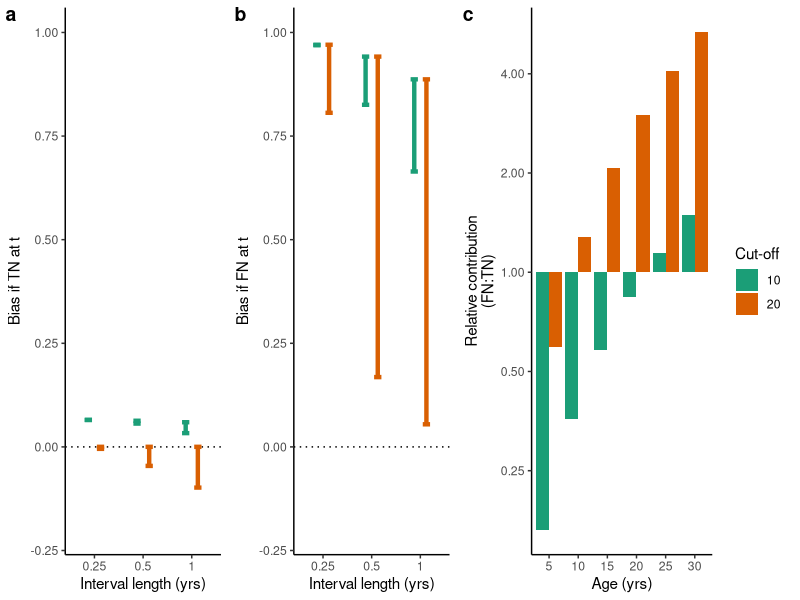
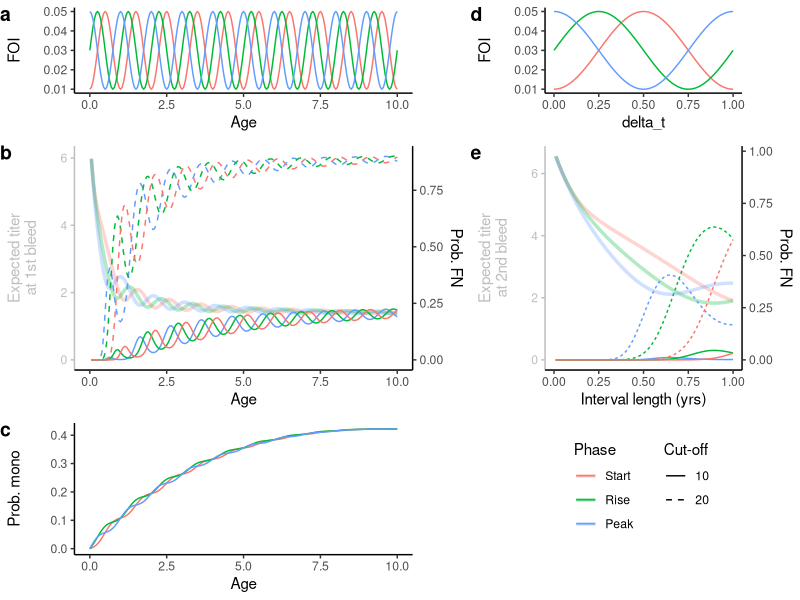

Source code (R) for these figures, in order:
#' ---
#' title: "Supplementary mathematical analysis: biases in force of infection inferred from seroincidence data"
#' author: ""
#' date: ""
#' ---


#+ include = FALSE
knitr::opts_chunk$set(include = TRUE, echo = FALSE, warning = FALSE)


library(tidyverse); theme_set(theme_classic())
library(ggpubr)


# Salje, 2018 estimates
Omega = 1.33
Gamma = 5.39
Delta = 0.017 * 365.25
Sigma = 0.49
# Arbitrary relative amount of CXR titer
Omega0_rel = 0.2


#' Notations used throughout this document are defined as follows.

#' \begin{align*}
#' P(\ominus_t)     &= \text{Probability of testing negative at time $t$} \\
#' P(\oplus_t)      &= \text{Probability of testing positive at time $t$} \\
#' P(\ominus^T_t)   &= \text{Probability of being true negative at time $t$} \\
#' P(\oplus^T_t)    &= \text{Probability of being true positive at time $t$} \\
#' P(\ominus^F_t)   &= \text{Probability of being false negative at time $t$} \\
#' P(\oplus^F_t)    &= \text{Probability of being false positive at time $t$} \\
#' % ---- suspectibiliyy
#' P(S_{t} = i)     &= \text{Probability of having acquired $i$ infections at time $t$} \\
#' p_{a}            &= \text{Probability of escaping a particular serotype up till age $a$} \\
#' \bar{\lambda}    &= \text{Average historical per-serotype force of infection} \\
#' \lambda_t        &= \text{Per-serotype force of infection during time interval $(t, t + \Delta{t}]$} \\
#' % ---- titer-related
#' \omega           &= \text{Long-term persistent titer rise acquired upon primary dengue infection} \\
#' \gamma           &= \text{Temporary titer rise upon primary dengue infection} \\
#' \delta           &= \text{Rate of exponential decay in temporary titers} \\
#' \sigma           &= \text{Standard deviation of assay measurements from true underlying titer of a DENV-exposed individual} \\
#' \sigma_0         &= \text{Standard deviation of assay measurements from true underlying titer of a DENV-naive individual} \\
#' \nu              &= \text{Seropositivity titer cut-off} \\
#' \Phi(x)          &= \text{Cumulative density of a standard normal distribution at value $x$} \\
#' \end{align*}
#' 



#' Longitudinal serology is typically viewed as the gold standard for measuring levels of transmission within a time period as it directly measures serological changes of individuals. 
#' We can express the
#' \textbf{true probability of first infection incidence} during a time interval $(t, t + \Delta{t}]$ as

#' \begin{equation}
#' \begin{split}
#' P(S_{t + \Delta{t}} \ge 1 | S_{t} = 0) = P(S_{t + \Delta{t}} = 1 | S_{t} = 0) + P(S_{t + \Delta{t}} > 1 | S_{t} = 0)
#' \end{split}
#' \end{equation}
#'


#' \textbf{Probability of observing seroconversion} in an individual, $P(\oplus_{(t, t + \Delta{t}]} | \ominus_{t})$, can be expanded to a weighted average between probabilities of seroconverting given being truely negative at the first time point, $t$, and being falsely negative. 
#'

#' \begin{equation} \label{eq:seroconvert}
#' \begin{split}
#' P(\oplus_{(t, t + \Delta{t}]} | \ominus_{t}) =
#'       \frac{P( \ominus^T_{t} )}{P(\ominus_{t})}{[ P( \oplus^T_{t + \Delta{t}} | \ominus^T_{t} ) + P( \oplus^F_{t + \Delta{t}} | \ominus^T_{t} ) ]} +
#'       \frac{P( \ominus^F_{t} )}{P(\ominus_{t})}{[ P( \oplus^T_{t + \Delta{t}} | \ominus^F_{t} ) + P( \oplus^F_{t + \Delta{t}} | \ominus^F_{t} ) ]}
#' \end{split}
#' \end{equation}
#'





#' \textbf{Biases in seroconversion probabilities when truly negative at t}
#' from the true probability of first infection incidence is then
#  ..................

#' \begin{equation} \label{eq:bias_tneg}
#' \begin{split}
#' & [ P( \oplus^T_{(t, t + \Delta{t}]} | \ominus^T_{t} ) + P( \oplus^F_{(t, t + \Delta{t}]} | \ominus^T_{t} ) ]
#'     - P(S_{(t, t + \Delta{t}]} = 1 | S_{t} = 0) 
#'     - P(S_{(t, t + \Delta{t}]} > 1 | S_{t} = 0) \\
#' & =   P(S_{(t, t + \Delta{t}]} = 1 | S_{t} = 0) ~ P(\oplus^T_{(t, t + \Delta{t}]} | S_{(t, t + \Delta{t}]} = 1)
#'       + P(S_{(t, t + \Delta{t}]} > 1 | S_{t} = 0) ~ P(\oplus^T_{(t, t + \Delta{t}]} | S_{(t, t + \Delta{t}]} > 1) \\
#' &     + P(S_{(t, t + \Delta{t}]} = 0 | S_{t} = 0) ~ P(\oplus^F_{(t, t + \Delta{t}]} | S_{(t, t + \Delta{t}]} = 0)
#'       - P(S_{(t, t + \Delta{t}]} = 1 | S_{t} = 0) 
#'       - P(S_{(t, t + \Delta{t}]} > 1 | S_{t} = 0) \\
#' & =   P(S_{(t, t + \Delta{t}]} = 0 | S_{t} = 0) ~ P(\oplus^F_{(t, t + \Delta{t}]} | S_{(t, t + \Delta{t}]} = 0) \\
#' &     + P(S_{(t, t + \Delta{t}]} = 1 | S_{t} = 0) [ P(\oplus^T_{(t, t + \Delta{t}]} | S_{(t, t + \Delta{t}]} = 1) - 1 ] \\
#' &     + P(S_{(t, t + \Delta{t}]} > 1 | S_{t} = 0) [ P(\oplus^T_{(t, t + \Delta{t}]} | S_{(t, t + \Delta{t}]} > 1) - 1 ] \\
#' \end{split}
#' \end{equation}
#'

#' We can see that the bias is a weighted average between biases when no infection occurred during the interval ($S_{(t, t + \Delta{t}]} = 0, S_{t} = 0$), when one infection occurred during the interval ($S_{(t, t + \Delta{t}]} = 1 | S_{t} = 0$), and when more than one infection occurred during the interval ($S_{(t, t + \Delta{t}]} > 1 | S_{t} = 0$).
#' Assuming long-lived protection against infecting serotypes and no cross-protection between the serotypes, we can write the probabilities of these scenarios (i.e., the weights) for an individual of age $a$ at time $(t, t + \Delta{t}]$ as
#'

#' \begin{equation}
#' P(S_{(t, t + \Delta{t}]} = i) = {4 \choose i} ~ (e^{-\bar{\lambda}a})^{4-i} ~ (1 - e^{-\bar{\lambda}a})^{i}
#' \end{equation}
#'

#' Previous studies on the kinetics of anti-DENV antibodies have shown that the rise in antibody levels after having acquired one infection, i.e., monotypic titers, consists of a portion which diminishes within a year and  a portion which persists for longer (cite: Leah, Henrik). Following Salje et al, the kinetics of $H_{t}$, the true titer at time $t$, can be characterized as 
#' 

#' \begin{equation}
#' H_t = \omega + \gamma e^{-(t - \star{t}) \delta}
#' \end{equation}
#'

#' where $\omega$ is the long-term persistent titer acquired upon infection, $\gamma$ is the temporary titer rise, $\delta$ is the rate of exponential decay in temporary titer rise, and $\star{t}$ is time at which the infection occurred. For an assay with measurement noise which follows a normal distribution $N(0, \sigma^2)$,
#' using seropositivity cut-off $\nu$,
#' the probability of testing positive after being infected once is 
#'

#' \begin{equation}
#' P(\oplus^T_t | S_t = 1)
#' = 1 - \Phi(\frac{\nu - H_{t}}{\sigma})
#' \end{equation}
#'


#' In DENV-naive individuals, although anti-DENV antibodies are absent, cross-reactive titers against other \textit{Flaviviruses} in circulation could plausibly result in non-zero titers against DENV, $\omega_0$.
#' We can, in a similar manner, express the probability of testing positive when DENV-naive as
#'

#' \begin{equation}
#' P(\oplus^F_t | S_t = 0)
#' = 1 - \Phi(\frac{\nu - \omega_0}{\sigma})
#' \end{equation}
#'


#' Let probability of escaping a particular serotype during time interval $e^{-\lambda_t \Delta{t}} = p$,
#' we can express (\ref{eq:bias_tneg}) as

#' \begin{equation} \label{eq:bias_tneg_p}
#' \begin{split}
#' & p^4 ~ [ 1 - \Phi({\frac{\nu - \omega_0}{\sigma}}) ]
#'     + {4 \choose 1} ~ p^3 ~ (1-p) ~ [ (1 - \Phi({\frac{\nu - H_t}{\sigma}})) - 1 ]
#'     + [1 - p^4 - {4 \choose 1} ~ p^3 ~ (1-p) ] ~ [ 1 - 1 ] \\
#' & = p^4 ~ [ 1 - \Phi({\frac{\nu - \omega_0}{\sigma}}) ]
#'     - 4 ~ p^3 ~ (1-p) ~ \Phi({\frac{\nu - H_t}{\sigma}}))
#' \end{split}
#' \end{equation}
#'


# plot bias from true- at t
gTN_simple = 
    expand_grid(
        delta_t = c(0.25, 0.5, 1)
        , lambda_t = 0.03
        , nu = c(1,2)
        , sigma = Sigma
        , omega0 = Omega0_rel * Omega
    ) %>%
    mutate(
        product = delta_t * lambda_t
        , p = exp(-product)
        , Bias.lower = p^4 * (1 - pnorm(nu, omega0, sigma)) - 4 * p^3 * (1-p) * pnorm(nu, Omega + Gamma * exp(-Delta * delta_t), sigma)
        , Bias.upper = p^4 * (1 - pnorm(nu, omega0, sigma)) - 4 * p^3 * (1-p) * pnorm(nu, Omega + Gamma, sigma)
        , delta_t = factor(delta_t)
        , nu = factor(nu)
        , omega0 = factor(omega0)
    ) %>%
    ggplot(aes(x = delta_t, color = nu))+
    geom_hline(yintercept = 0, linetype = 3)+
    geom_errorbar(aes(
            ymin = Bias.lower, ymax = Bias.upper
            , group = paste(nu, omega0, delta_t)
        )
        , width = 0.3
        , linewidth = 1.5
        , position = position_dodge(0.5)
    )+
    xlab("Interval length (yrs)")+
    ylab("Bias if TN at t")+
    scale_color_brewer("Cut-off", palette = "Dark2", guide = "legend")



#' For the first case in Equation (\ref{eq:bias_tneg}) where no infection occurred, the bias increases when the seropostivity threshold is lowered.
#' In the second case where only one infection occurred, the bias becomes less negative when time since infection is small or when the seropostivity threshold is lowered.
#' Since time since infection in this case is bounded by the interval length, shorter bleeding intervals are more likely to be less negative.
#' Titers in individuals who have acquired multiple DENV infections, i.e., multitypic titers, are more robust and can be assumed to test negative at negligible levels. It follows that minimal bias would arise from the last case where more than one infection occurred during the interval.
#' 




#' \textbf{Biases in seroconversion probabilities when falsely negative at t},
#' under these described processes, 
#' can be expressed as
#  ..................

#' \begin{equation} \label{eq:bias_fneg}
#' \begin{split}
#' & P( \oplus^T_{(t, t + \Delta{t}]} | \ominus^F_{t}) + P( \oplus^F_{(t, t + \Delta{t}]} | \ominus^F_{t} ) 
#'     - P(S_{(t, t + \Delta{t}]} = 1 | S_{t} = 0) - P(S_{(t, t + \Delta{t}]} > 1 | S_{t} = 0) \\
#' & = P( \oplus^T_{(t, t + \Delta{t}]} | \ominus_{t}, S_{t} = 1) + 0
#'     - P(S_{(t, t + \Delta{t}]} = 1 | S_{t} = 0) - P(S_{(t, t + \Delta{t}]} > 1 | S_{t} = 0) \\
#' & = P( \oplus_{(t, t + \Delta{t}]}, S_{(t, t + \Delta{t}]} = 1 | \ominus_{t}, S_{t} = 1)
#'     + P( \oplus^T_{(t, t + \Delta{t}]}, S_{(t, t + \Delta{t}]} > 1 | \ominus^F_{t}, S_{t} = 1) \\
#' &   - P(S_{(t, t + \Delta{t}]} = 1 | S_{t} = 0) - P(S_{(t, t + \Delta{t}]} > 1 | S_{t} = 0) \\
#' \end{split}
#' \end{equation}
#'


#' The first case where $S_{(t, t + \Delta{t}]} = S_{t} = 1$ means that no infection occurred during the interval. $P(\oplus_{(t, t + \Delta{t}]})$ in this case has a lowerbound of $1 - \Phi(\frac{\nu - \omega}{\sigma})$. 
#' In the second case where infection(s) occurred during the interval, $S_{t} = 1$ and $S_{(t, t + \Delta{t}]} > 1$, $P(\oplus_{(t, t + \Delta{t}]}) \approx 1$.
#' Hence, $P(\oplus^T_{(t, t + \Delta{t}]} | \ominus^F_{t})$ is a weighted average between two quantities, $1 - \Phi(\frac{\nu - \omega}{\sigma})$ and $1$. Longer time between blood draws, $\Delta{t}$, and higher FOI, $\lambda_t$, during the interval tends the quantity towards $1$.
#' Again, for probability of escaping a particular serotype during the interval $p = e^{-\lambda_t \Delta{t}}$,
#' we can express (\ref{eq:bias_fneg}) as

#' \begin{equation} \label{eq:bias_fneg_p}
#' \begin{split}
#' & p^3 * (1 - \Phi(\frac{\nu - H_t}{\sigma})) + (1 - p^3) - (1 - p^4) \\
#' & = p^4 - \Phi(\frac{\nu - H_t}{\sigma}) p^3
#' \end{split}
#' \end{equation}
#'

# plot bias from false- at t
gFN_simple = 
    expand_grid(
        delta_t = c(0.25, 0.5, 1)
        , lambda_t = 0.03
        , nu = c(1,2)
    ) %>%
    mutate(
        product = delta_t * lambda_t
        , p = exp(-product)
        , Bias.lower = p^4 - pnorm(nu, Omega + Gamma * exp(-Delta * delta_t), Sigma) * p^3
        , Bias.upper = p^4 - pnorm(nu, Omega + Gamma, Sigma) * p^3
        , nu = factor(nu)
        , delta_t = factor(delta_t)
    ) %>%
    ggplot(aes(x = delta_t, color = nu))+
    geom_hline(yintercept = 0, linetype = 3)+
    geom_errorbar(aes(
            ymin = Bias.lower, ymax = Bias.upper
            , group = paste(nu, delta_t)
        )
        , width = 0.3
        , linewidth = 1.5
        , position = position_dodge(0.5)
    )+
    xlab("Interval length (yrs)")+
    ylab("Bias if FN at t")+
    scale_color_brewer("Cut-off", palette = "Dark2", guide = "legend")


#' \textbf{Relative contributions of the biases} can be expressed as
#  ..................

#' \begin{equation} \label{eq:rel}
#' \begin{split}
#' \frac{P(\ominus^F_{t}) }{ P(\ominus^T_{t})}
#' & = \frac{ P(S_{t} = 1) ~ P(\ominus^F_{t} | S_{t} = 1) }{ P(S_{t} = 0) ~ P(\ominus^T_{t} | S_{t} = 0) } \\
#' & = \frac{ {4 \choose 1} ~ (e^{-\bar{\lambda}a})^3 ~ (1 - e^{-\bar{\lambda}a}) }{ (e^{-\bar{\lambda}a})^4 } ~ \frac{ P(\ominus^F_{t} | S_{t} = 1) }{ P(\ominus^T_{t} | S_{t} = 0) } \\
#' & = 4 ~ \frac{ (1 - e^{-\bar{\lambda}a}) }{ (e^{-\bar{\lambda}a}) } ~ \frac{ P(\ominus^F_{t} | S_{t} = 1) }{ P(\ominus^T_{t} | S_{t} = 0) } \\
#' \end{split}
#' \end{equation}


#' The quantity is a product of the constant 4 and two variable components. The first variable component is zero when $a$ is zero or the average per-serotype force of infection $\bar{\lambda}$ is zero and grows as the product $\bar{\lambda}a$ increases.
#' The second variable component depends on the recency of the dengue infection with bounds
#'

#' \begin{equation}
#'     \frac{ \Phi(\frac{\nu - \omega - \gamma}{\sigma}) }{ \Phi(\frac{\nu - \omega_0}{\sigma}) }
#' \le \frac{ P(\ominus^F_{t} | S_{t} = 1) }{ P(\ominus^T_{t} | S_{t} = 0) } 
#' \le \frac{ \Phi(\frac{\nu - \omega}{\sigma}) }{ \Phi(\frac{\nu - \omega_0}{\sigma}) }
#' \le 1
#' \end{equation}
#' 


#' Assuming cross-reactive titer $\omega_0$ is at most $\omega$, the quantity is bounded at one.
#' Intuitively, lowering the positivity cut-off $\nu$ would decrease contribution of $\ominus^F_{t}$ to $\ominus_{t}$. However, the contribution can only be minimized down to $1 / (1 + { \Phi(\frac{\nu - \omega_0}{\sigma}) / \Phi(\frac{\nu - \omega - \gamma}{\sigma}) })$ and the efficiency of such reduction declines with age and historical FOI $\bar{\lambda}$.
#'

gRelative_simple = 
    expand_grid(
        nu = c(1,2)
        , avgLambda = 0.03
        , age = seq(5,30, by = 5)
    ) %>%
    mutate(val = (1 - exp(-avgLambda * age)) / exp(-avgLambda * age)) %>%    
    mutate(Upper = pnorm((nu - Omega)/Sigma) / pnorm((nu)/Sigma)) %>%
    mutate(Lower = pnorm((nu - Omega - Gamma)/Sigma) / pnorm((nu)/Sigma)) %>%
    mutate(
        age = factor(age)
        , nu = factor(nu)
    ) %>%
    ggplot(aes(x = age, fill = nu))+
    geom_col(aes(y = 4 * val * Upper, group = paste(nu, age))
        , position = "dodge"
    )+
    scale_y_continuous(
        "Relative contribution\n(FN:TN)", trans = "log2"
    )+
    xlab("Age (yrs)")+
    scale_fill_brewer("Cut-off"
        , palette = "Dark2"
        , guide = "legend"
        , labels = c(10,20)
    )

    
# .... plot the biases

#+ fig.height = 6
#+ fig.cap="\\label{fig:demo} Biases in seroconversion probabilities illustrated using antibody kinetics estimates from Salje, 2018. Biases in the case where the individual was a) true negative (TN) at pre-interval bleed versus b) false negative (FN) at pre-interval bleed. c) Upper bound of relative contribution between the FN and TN case to the seroconversion probability as a function of pre-interval age for seropositivity cut-offs 10 and 20."
ggarrange(
    ggarrange(
        gTN_simple + coord_cartesian(ylim = c(-0.2, 1))
        , gFN_simple + coord_cartesian(ylim = c(-0.2, 1))
        , nrow = 1
        , ncol = 2
        , common.legend = T
        , legend = "none"
        , align = 'h'
        , labels = "auto"
    )
    , gRelative_simple
    , ncol = 2
    , nrow = 1
    , widths = c(2,1.5)
    , labels = c("", "c")
)

#' Figure S\ref{fig:demo} illustrates ranges of the biases and their relative contributions using mean parameter estimates of $\omega=`r Omega`$ and $\sigma=`r Sigma`$ from Salje, 2018 under various interval lengths and seropositivity cut-offs.
#' The amount of cross-reactive titers relative to DENV-specific titers was artibrarily set to 20\% ($\omega_0 = 0.2 \omega$). Per-serotype FOI (historical and during the interval) is set to 0.03.

#' Under these parameters, we can see that the magnitude of positive bias from false negative scenario at $t$ is far higher biases from the true negative scenario. Increasing the cut-off reduces the lower bound of such inflation (leading to greater uncertainty in the amount of bias introduced) and increases the contribution of the false negative scenario.

    
    



# ................

#' \textbf{Effects of seasonality on test positivity.}
#' The derivations, so far, assumes that FOI is constant throughout the year. 
#' However, it is conceivable that timings of the bleeds in relation to phases in the dengue seasons would lead to non-uniform distribution of the infections, and hence, may influence the expected biases.
#'

#' Let the per-serotype FOI at age $a$ of an individual $\lambda(a) = \bar{\lambda} + \delta_\lambda cos(2 \pi (a + \delta_t))$ where
#' $\delta_\lambda$ is the magnitude of fluctuation and $\delta_t$ governs the phase of the fluctuation in relation to age.
#' The per-serotype infection risk faced up till age $A$ is then
#'

#' \begin{equation}
#' \Lambda(A)
#' = \int_0^A \bar{\lambda} + \delta_\lambda cos(2 \pi (a + \delta_t)) \,da
#' = \bar{\lambda}A + \frac{\delta_\lambda}{2\pi} [ sin(2 \pi (A + \delta_t)) - sin(2 \pi \delta_t) ]
#' \end{equation}
#'

#' We can write the probability that the individual was infected by a particular serotype at age $A$ as $e^{-\Lambda(A)}\lambda(A)$.
#' Thus, the expected underlying titer of the individual at age $A_1$ given the individual was monotypically infected at that point is

#' \begin{equation}
#' \begin{split}
#' \mathbb{E}[H_{A_1} | S_{A_1} = 1]
#' & = \frac{3~e^{-\Lambda(A_1)} ~ \int_0^{A_1} (\omega + \gamma e^{-\delta(A_1 - A)}) ~ e^{-\Lambda(A)}\lambda(A) \,dA}{3~e^{-\Lambda(A_1)}~(1 - e^{-\Lambda(A_1)})} \\
#' & = \frac{\int_0^{A_1} (\omega + \gamma e^{-\delta(A_1 - A)}) ~ e^{-\Lambda(A)}\lambda(A) \,dA}{1 - e^{-\Lambda(A_1)}}
#' \end{split}
#' \end{equation}
#'

#' The growing contribution of $\bar{\lambda}A$ in $\Lambda(A)$ as age increases shrinks the impact of timing of the pre-interval blood draw in relation to seasonality.
#' Figure S\ref{fig:season}a-c illustrates this shrinkage under parameter estimates from Salje, 2018.
#' On the other hand, for infections that occurred within the intervals, seasonality and the interval lengths dictates the distribution of time since infection at the second bleed (Figure S\ref{fig:season}d). These timing variations affects the amount of titers waned, and consequentially, the probability of falsely testing negative at post-interval bleed. Figure S\ref{fig:season}e illustrates this nuance under parameter estimates from Salje, 2018.


# FOI at time t
foi.t = function(time, phaseDiff, avgFoi = 0.03, deltaFoi = 0.02){
    # phaseDiff:
    # 1   = start at trough
    # 0.5 = start at midpoint between trough and peak
    # 0   = start at peak
    avgFoi + deltaFoi * cos((time -0.5 + phaseDiff) * 2*pi)
}

# FOI faced up till time t
foi.cum.t = function(time, phaseDiff, avgFoi = 0.03, deltaFoi = 0.02){
    # phaseDiff:
    # 1   = start at trough
    # 0.5 = start at midpoint between trough and peak
    # 0   = start at peak
    avgFoi*time + deltaFoi/(2*pi) * (
        sin( (time -0.5 + phaseDiff) * 2*pi ) -
        sin( (     -0.5 + phaseDiff) * 2*pi )
    )
}

# Probability of infection occurring at time t
probTime = function(time, phaseDiff, avgFoi = 0.03, deltaFoi = 0.02){
    # phaseDiff:
    # 0    = start at trough
    # 0.25 = start at midpoint between trough and peak (1/4 of season)
    # 0.5  = start at peak (1/2 of season)
    
    # probability of infection happening at time t
    # = probability of escaping up till t - dt *
    exp(-foi.cum.t(time, phaseDiff, avgFoi, deltaFoi)) *
    #   probability of being infected within dt
    foi.t(time, phaseDiff, avgFoi, deltaFoi)
}
    # # --- checked: the math does matches up -----
    # 1 - exp(-foi.cum.t(10.2, 0.5))
    # integrate(probTime, 0, 10.2, phaseDiff = 0.5)
    # # -------------------------------------------

# Probability of being monotypically infected at time t
probMono = function(time, phaseDiff, avgFoi = 0.03, deltaFoi = 0.02){
    # probability of escaping a particular serotype up till time t
    p = exp(-foi.cum.t(time, phaseDiff, avgFoi, deltaFoi))
    choose(4,1) * p^3 * (1-p)
}

# Expected titer at time t given infected once
monoTiter = function(times.eval, ...){
    sapply(times.eval, function(time.eval){
        integrate( function(time.infect){
                probTime(time.infect, ...) *
                (Omega + Gamma * exp(-Delta * (time.eval - time.infect)))
            }
            , 0
            , time.eval
        )$value /
        (1 - exp(-foi.cum.t(time.eval, ...)))
    })
    
}


Phase = c(
    '0' = 'Start'
    , '0.25' = 'Rise'
    , '0.5' = 'Peak'
)

Ages = seq(0, 10, by = 0.05)
gFoi =
    expand_grid(
        Age = Ages
        , phaseDiff = c(0, 0.25, 0.5)
    ) %>%
    mutate(
        FOI = foi.t(Age, phaseDiff)
        , Phase = factor(Phase[as.character(phaseDiff)], levels = Phase)
    ) %>%
    ggplot(aes(x = Age, y = FOI, group = Phase, color = Phase))+
    geom_line()

gTiter =
    expand_grid(
        Age = Ages
        , phaseDiff = c(0, 0.25, 0.5)
        , nu = c(1,2)
    ) %>%
    mutate(
        Titer = mapply(monoTiter, times.eval = Age, phaseDiff = phaseDiff)
        , pFN = pnorm((nu - Titer)/Sigma) *
            # scale for plotting
            (Omega + Gamma)
        , Phase = factor(Phase[as.character(phaseDiff)], levels = Phase)
    ) %>%
    ggplot(aes(x = Age, y = Titer, group = Phase, color = Phase))+
    geom_line(alpha = 0.3, linewidth = 1.2)+
    geom_line(aes(y = pFN, group = paste(Phase, nu), linetype = factor(nu)))+
    scale_y_continuous(
        'Expected titer\nat 1st bleed'
        , sec.axis = sec_axis(
            ~ . / (Omega + Gamma)
            , name = "Prob. FN"
        )
    )+
    scale_linetype_manual('Cut-off'
        , values = c(1,2)
        , labels = c(10,20)
    )+
    theme(
        axis.title.y.left = element_text(color = 'grey')
        , axis.text.y.left = element_text(color = 'grey')
        , axis.line.y.left = element_line(color = 'grey')
        , axis.ticks.y.left = element_line(color = 'grey')
        , legend.box = 'horizontal'
    )

gMono =
    expand_grid(
        Age = Ages
        , phaseDiff = c(0, 0.25, 0.5)
    ) %>%
    mutate(
        pMono = mapply(probMono, time = Age, phaseDiff = phaseDiff)
        , Phase = factor(Phase[as.character(phaseDiff)], levels = Phase)
    ) %>%
    ggplot(aes(x = Age, y = pMono, group = Phase, color = Phase))+
    geom_line()+
    ylab('Prob. mono')
    
gFoi.interval =
    expand_grid(
        delta_t = seq(0,1,by=0.01)
        , phaseDiff = c(0, 0.25, 0.5)
    ) %>%
    mutate(
        FOI = foi.t(delta_t, phaseDiff)
        , Phase = factor(Phase[as.character(phaseDiff)], levels = Phase)
    ) %>%
    ggplot(aes(x = delta_t, y = FOI, group = Phase, color = Phase))+
    geom_line()
    
gTiter.interval =
    expand_grid(
        delta_t = seq(0,1,by=0.01)
        , phaseDiff = c(0, 0.25, 0.5)
        , nu = c(1,2)
    ) %>%
    mutate(
        Titer = mapply(monoTiter, times.eval = delta_t, phaseDiff = phaseDiff)
        , pFN = pnorm((nu - Titer)/Sigma) *
            # scale for plotting
            (Omega + Gamma)
        , Phase = factor(Phase[as.character(phaseDiff)], levels = Phase)
    ) %>%
    ggplot(aes(x = delta_t, y = Titer, group = Phase, color = Phase))+
    geom_line(alpha = 0.3, linewidth = 1.2)+
    geom_line(aes(y = pFN, group = paste(Phase, nu), linetype = factor(nu)))+
    scale_y_continuous(
        'Expected titer\nat 2nd bleed'
        , sec.axis = sec_axis(
            ~ . / (Omega + Gamma)
            , name = "Prob. FN"
        )
    )+
    xlab('Interval length (yrs)')+
    theme(
        axis.title.y.left = element_text(color = 'grey')
        , axis.text.y.left = element_text(color = 'grey')
        , axis.line.y.left = element_line(color = 'grey')
        , axis.ticks.y.left = element_line(color = 'grey')
    )



#+ fig.cap="\\label{fig:season} Effects of timings of bleeds in relation to seasonality illustrated using antibody kinetics estimates from Salje, 2018. a) Per-serotype seasonal force of infection (FOI) in age. b) Expected pre-interval titer of a monotypically infected individual (tinted) and the corresponding probability of falsely testing negative given the titers at positivity threshold of 10 (solid) and 20 (dashed). c) Probability that the individual was monotypically infected. d) Relationship between per-serotype seasonal force of infection (FOI) and years since pre-interval bleed. e) Expected post-interval titer of individuals that acquired their first infection during the interval (tinted) and the corresponding probability of falsely testing negative given the titers at positivity threshold of 10 (solid) and 20 (dashed)."
ggarrange(
    gFoi
    , gFoi.interval
    , gTiter
    , gTiter.interval
    , gMono
    , as_ggplot(get_legend(gTiter))
    , ncol = 2
    , nrow = 3
    , heights = c(1.5, 3, 2)
    , widths = c(5,3.5)
    , labels = c('a','d','b','e','c','')
    , hjust = 0
    , align = 'hv'
    , common.legend = T
    , legend = "none"
)

